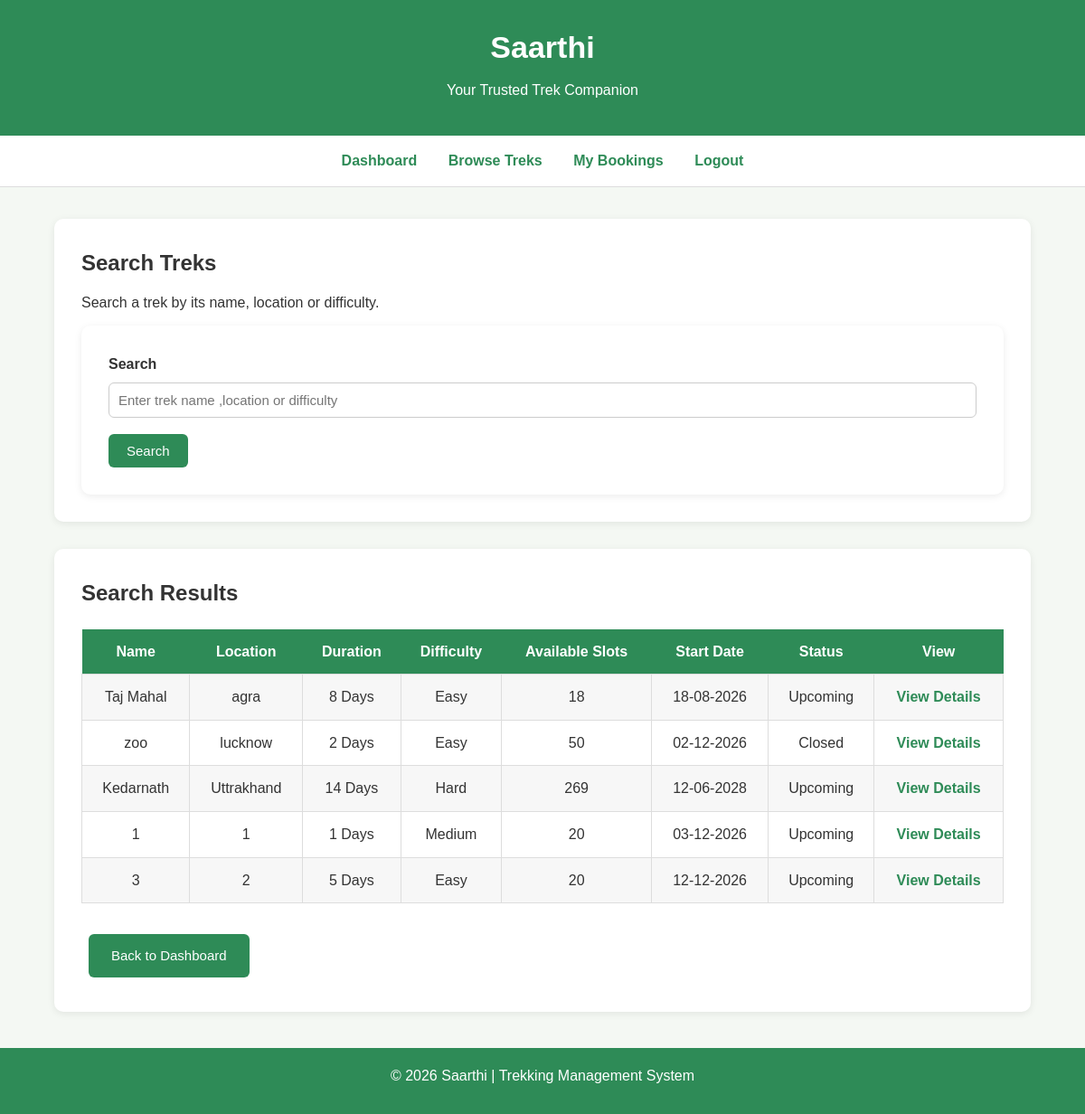
The app's page /search_treks (signed in) with its own data.
### app.py (models this page shows)
class Trekking_table(db.Model):
    id = db.Column(db.Integer, primary_key=True)
    name = db.Column(db.String(100), nullable=False)
    location = db.Column(db.String(100), nullable=False)
    user_id = db.Column(db.Integer, db.ForeignKey('user.id'), nullable=False)
    description = db.Column(db.Text, nullable=False)
    duration = db.Column(db.Integer, nullable=False)
    start_date = db.Column(db.Date, nullable=False)
    difficulty = db.Column(db.String(20), default="Easy")
    staff_id = db.Column(db.Integer, db.ForeignKey('staff.id'))
    available_slots = db.Column(db.Integer, default=20)
    status = db.Column(db.String(20), default="Upcoming")
    progress = db.Column(db.String(20), default="Not Started")

### app.py (the view, shortened to what this page needs)
@app.route("/search_treks", methods=["GET", "POST"])
def search_treks():
    if "user_id" not in session:
        return redirect("/login")
    treks = Trekking_table.query.all()
    return render_template("User/search_treks.html",treks=treks)

### templates/User/search_treks.html (shortened to what this page needs)
<!doctype html>
<html lang="en">
  <head>
    <link
      rel="stylesheet"
      href="{{ url_for('static', filename='css/style.css') }}"
    />
  </head>
  <body>
    <header>
      <h1>Saarthi</h1>
      <p>Your Trusted Trek Companion</p>
    </header>
    <nav>
      <a href="/user">Dashboard</a>
      <a href="/browse_treks">Browse Treks</a>
      <a href="/my_bookings">My Bookings</a>
      <a href="/logout">Logout</a>
    </nav>
    <div class="container">
      <div class="card">
        <h2>Search Treks</h2>
        <p>Search a trek by its name, location or difficulty.</p>
        <form method="POST">
          <label>Search</label>
          <input
            type="text"
            name="search"
            placeholder="Enter trek name ,location or difficulty"
            required
          />
          <input type="submit" value="Search" />
        </form>
      </div>
      <div class="card">
        <h2>Search Results</h2>
        {% if treks %}
        <table>
          <tr>
            <th>Name</th>
            <th>Location</th>
            <th>Duration</th>
            <th>Difficulty</th>
            <th>Available Slots</th>
            <th>Start Date</th>
            <th>Status</th>
            <th>View</th>
          </tr>
          {% for trek in treks %}
          <tr>
            <td>{{ trek.name }}</td>
            <td>{{ trek.location }}</td>
            <td>{{ trek.duration }} Days</td>
            <td>{{ trek.difficulty }}</td>
            <td>{{ trek.available_slots }}</td>
            <td>{{ trek.start_date.strftime("%d-%m-%Y") }}</td>
            <td>{{ trek.status }}</td>
            <td>
              <a href="/trek_details/{{ trek.id }}"> View Details </a>
            </td>
          </tr>
          {% endfor %}
        </table>
        {% else %}
        <p>No matching treks found.</p>
        {% endif %}
        <br />
        <a href="/user" class="btn"> Back to Dashboard </a>
      </div>
    </div>
    <footer>
      <p>© 2026 Saarthi | Trekking Management System</p>
    </footer>
  </body>
</html>

### static/css/style.css (style rules this page uses)
* { margin:0; padding:0; box-sizing:border-box; }
body { font-family:Arial, Helvetica, sans-serif; background:#f4f8f3; color:#333; line-height:1.6; }
header { background:#2e8b57; color:white; text-align:center; padding:25px; }
header h1 { font-size:34px; margin-bottom:8px; }
header p { font-size:16px; }
nav { background:white; text-align:center; padding:15px; border-bottom:1px solid #dddddd; }
nav a { color:#2e8b57; text-decoration:none; margin:0 15px; font-weight:bold; }
.container { width:90%; max-width:1100px; margin:35px auto; }
.card { background:white; padding:30px; border-radius:10px; box-shadow:0 2px 8px rgba(0,0,0,0.08); margin-bottom:30px; }
.btn { display:inline-block; background:#2e8b57; color:white; text-decoration:none; padding:12px 25px; border-radius:6px; margin:8px; border:none; cursor:pointer; font-size:15px; }
form { background:white; padding:30px; border-radius:10px; box-shadow:0 2px 8px rgba(0,0,0,0.08); }
label { font-weight:bold; }
input[type=text], input[type=email], input[type=password], input[type=number], select, textarea { width:100%; padding:10px; margin-top:8px; margin-bottom:18px; border:1px solid #cccccc; border-radius:6px; font-size:15px; }
input[type=submit], button { background:#2e8b57; color:white; border:none; padding:10px 20px; border-radius:6px; cursor:pointer; font-size:15px; }
table { width:100%; border-collapse:collapse; background:white; margin-top:20px; }
table th { background:#2e8b57; color:white; padding:12px; }
table td { padding:12px; border:1px solid #dddddd; text-align:center; }
table tr:nth-child(even) { background:#f7f7f7; }
table a { color:#2e8b57; text-decoration:none; font-weight:bold; }
h1 { margin-bottom:15px; }
h2 { margin-bottom:12px; }
p { margin-bottom:12px; }
a { color:#2e8b57; }
footer { margin-top:40px; background:#2e8b57; color:white; text-align:center; padding:18px; }

### records on screen
Trekking_table: name "Taj Mahal", location "agra", duration "8", difficulty "Easy", available_slots "18", start_date "18-08-2026", status "Upcoming"
Trekking_table: name "zoo", location "lucknow", duration "2", difficulty "Easy", available_slots "50", start_date "02-12-2026", status "Closed"
Trekking_table: name "Kedarnath", location "Uttrakhand", duration "14", difficulty "Hard", available_slots "269", start_date "12-06-2028", status "Upcoming"
Trekking_table: name "1", location "1", duration "1", difficulty "Medium", available_slots "20", start_date "03-12-2026", status "Upcoming"
Trekking_table: name "3", location "2", duration "5", difficulty "Easy", available_slots "20", start_date "12-12-2026", status "Upcoming"
